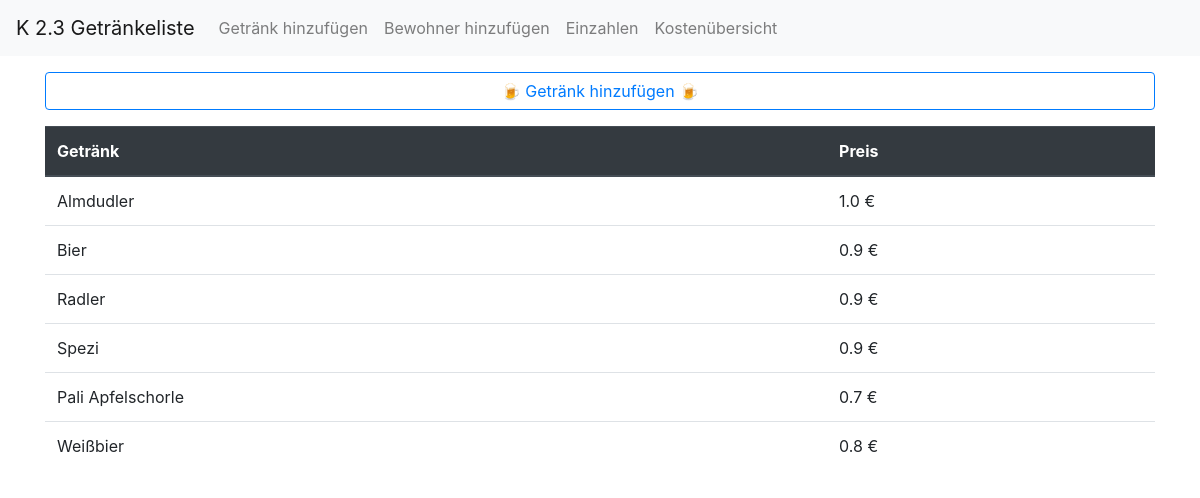
Screenshot of /drinkcounter/beverage-prices/ with the database file from the repository.
### drinkcounter/models.py (models this page shows, shortened)
class Beverage(models.Model):
    class Meta:
        verbose_name = 'Beverage'
        verbose_name_plural = 'Beverages'
    name = models.CharField(max_length=50)
    price = models.FloatField()
    def calculateConsumptionPerBeverage(self):
        """
        Calculate how much each beverage is consumed
        """
        return Consumption.objects.filter(beverage=self).count()
    consumption_count = property(calculateConsumptionPerBeverage)

### drinkcounter/views.py (the view)
# urls.py: path('beverage-prices/', BeveragePriceView.as_view(), name='BeveragePriceView'),
class BeveragePriceView(TemplateView):
    template_name = 'drinkcounter/beverage-prices.html'
    def get(self, request):
        beverages = Beverage.objects.all()
        context = {
            'beverages': beverages,
        }
        return render(request, self.template_name, context=context)

### drinkcounter/templates/drinkcounter/beverage-prices.html (shortened to what this page needs)
{% extends "navbar.html" %}
{% load drinkcounter_extras %}
{% block content %}
<div class="container mt-3">
    <div class="row mb-3">
        <div class="col">
            <a class="btn btn-outline-primary btn-block" href="{% url 'drinkcounter:AddBeverageView' %}">&#127866; Getränk hinzufügen &#127866;</a>
        </div>
    </div>
    <div class="row justify-content-center">
        <div class="col">
            <table class="table">
                <thead class="thead-dark">
                    <tr>
                        <th scope="col">Getränk</th>
                        <th scope="col">Preis</th>
                    </tr>
                </thead>
                <tbody>
                    {% for beverage in beverages %}
                    <tr>
                        <td>{{ beverage.name }}</td>
                        <td>{{ beverage.price }} €</td>
                    </tr>
                    {% endfor %}
                </tbody>
                </table>
        </div>
    </div>
</div>
{% endblock %}

### rows the page displays
Beverage: name "Almdudler", price "1.0"
Beverage: name "Bier", price "0.9"
Beverage: name "Radler", price "0.9"
Beverage: name "Spezi", price "0.9"
Beverage: name "Pali Apfelschorle", price "0.7"
Beverage: name "Weißbier", price "0.8"
